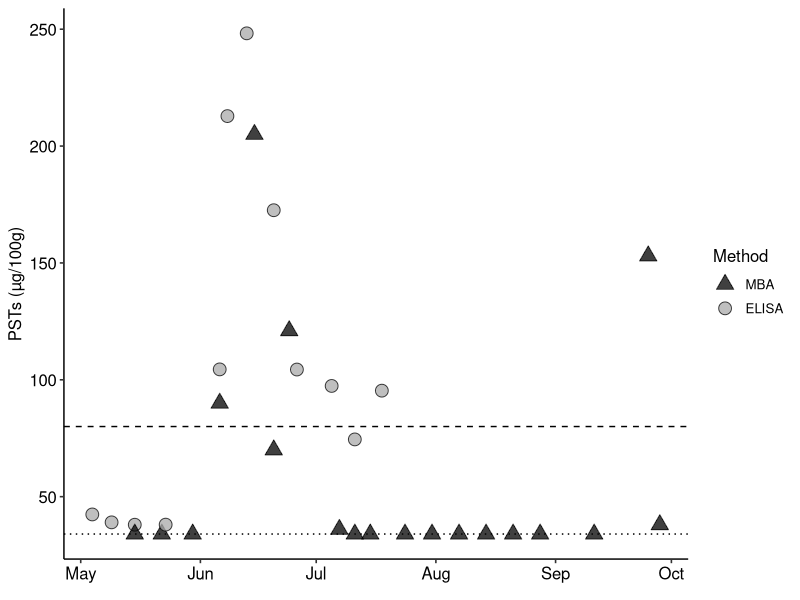
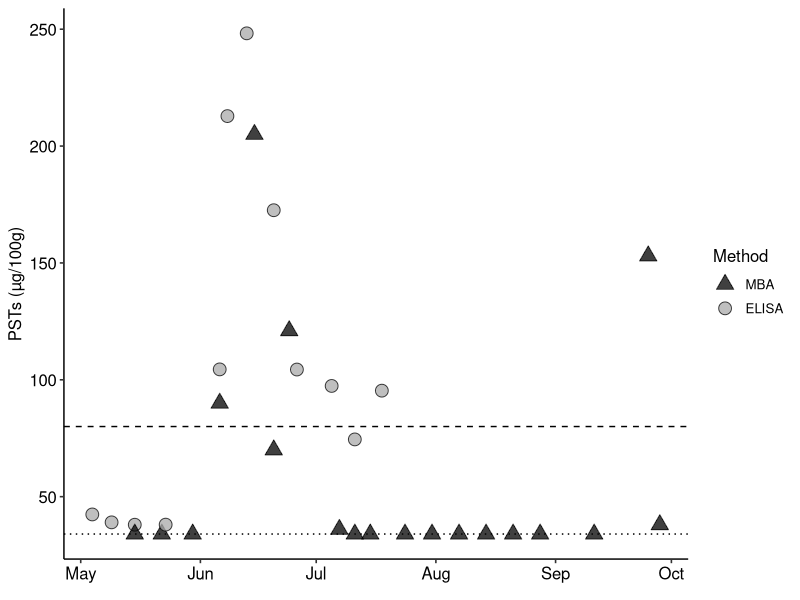

Source code (R) for these figures, in order:
## ---- chunk 1
knitr::opts_chunk$set(echo = TRUE)
## ---- chunk 2
#install.packages("tidyverse")
#install.packages("ggpubr")
## ---- chunk 3
library(tidyverse)
library(ggpubr)
## ---- chunk 4
psts <- read.csv("../Data/Oyster_PSTs.csv")
alex <- read.csv("../Data/Alexandrium_MicroscopeCounts.csv")
qpcr <- read.csv("../Data/Alexandrium_qPCR_Results.csv")
## ---- chunk 5
psts$Date <- as.Date(psts$Date, "%m/%d/%Y")
alex$Date <- as.Date(alex$Date, "%m/%d/%Y")
qpcr$Date <- as.Date(qpcr$Date, "%m/%d/%Y")
qpcr <- subset(qpcr, qpcr$Sample_Type == "Sample")
qpcr <- subset(qpcr, qpcr$Quantity_Corrected >= 63.98)
## ---- chunk 6
pst_time <- ggplot(psts, aes(x = Date, y = Tox_ug_100g, fill = Method, shape = Method)) + 
  scale_fill_manual(values = c("black", "darkgray"), labels = c("MBA", "ELISA")) +
  scale_shape_manual(values = c(24, 21), labels = c("MBA", "ELISA")) +
  geom_point(size = 4, color = "black", alpha = 0.75) +
  theme_pubr() +
  theme(legend.position = "right") +
  labs(
    x = element_blank(),
    y = "PSTs (\u00b5g/100g)")  +
  geom_hline(yintercept = 80, linetype = "dashed") +
  geom_hline(yintercept = 34, linetype = "dotted")
pst_time
## ---- chunk 7
jpeg("../Figures/Fig7.jpg", width = 8, height = 5, units="in", res=600)
pst_time
